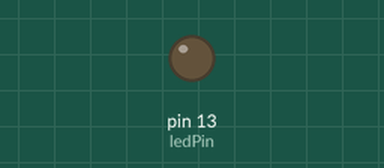
The sketch below on a simulated Arduino Uno, built with avr-gcc and run on an emulated ATmega328P. On the bench: output pins drawn as LEDs (lit = HIGH).

Above: at 0.05 s.
At 0.75 s:
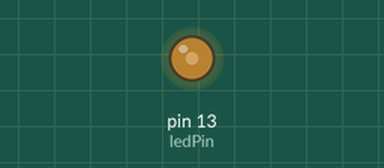
At 1.5 s:
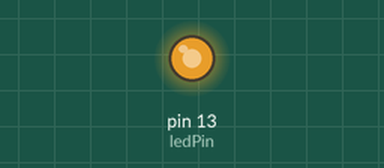
At 3.0 s:
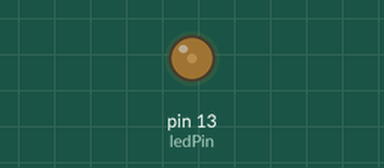
Timing chart, 0 to 7.0 s (numbered marks = the images above):
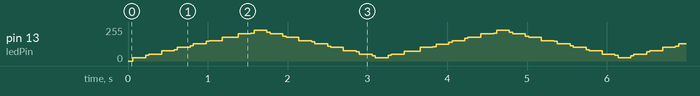

The sketch:

PWMTest.ino
```cpp
const int ledPin=13;                     //Pin led to 13.
const int cycleTime=10;                  //The cycle of each shine. T.

int brightness=1;                        //brightness level:1-10 (initial is 1);
int loopCount=0;                         //loop count, one brightness level should have 20 cycles.
int mode=1;                              //mode 1 is increase brightness, -1 to decrease.

void setup()
{
  pinMode(ledPin,OUTPUT);
  Serial.begin(9600);
 // Serial.println("in");
}

void loop()
{
loopCount++;
if (loopCount<20)
{
 //brightness=(brightness+1) % 10;
 digitalWrite(ledPin,HIGH);
 delay(cycleTime/10*brightness);
 digitalWrite(ledPin,LOW);
 delay((cycleTime/10*(10-brightness)));
// Serial.println(loopCount);
}

else
  {
   loopCount=0;
   brightness=(brightness+1*mode)%10;
   if (brightness<=1)
     {
       brightness=1;
       mode=1;
     }
   if (brightness>=9)
   {
     brightness=9;
     mode=-1;
    // Serial.println("to -1");
   }
  // if (brightness==0) brightness=1;
   //Serial.println(brightness);
  }
}
```
